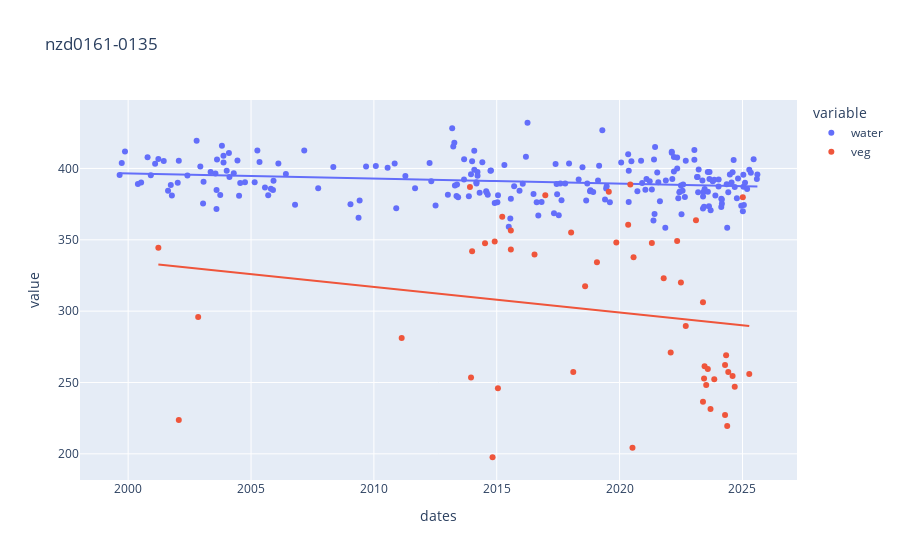

Source (notebook cell):
### Code cell
df = pd.DataFrame({"water": water, "veg": veg})
px.scatter(df, trendline="ols", title=transect_id)

### Figure 1 — Plotly figure (JSON) as saved in the notebook; plotly's stock layout.template omitted (floating-point values rounded to 4 significant figures; data arrays with more than 128 entries replaced by an {"elided": "..."} marker saying what was removed)
{"data": [{"hovertemplate": "variable=water<br>dates=%{x}<br>value=%{y}<extra></extra>", "legendgroup": "water", "marker": {"color": "#636efa", "symbol": "circle"}, "mode": "markers", "name": "water", "orientation": "v", "showlegend": true, "type": "scatter", "x": {"elided": "415 str values"}, "xaxis": "x", "y": {"elided": "415 float values"}, "yaxis": "y"}, {"hovertemplate": "<b>OLS trendline</b><br>value = -1.12475e-08 * dates + 407.094<br>R<sup>2</sup>=0.043544<br><br>variable=water<br>dates=%{x}<br>value=%{y} <b>(trend)</b><extra></extra>", "legendgroup": "water", "marker": {"color": "#636efa", "symbol": "circle"}, "mode": "lines", "name": "water", "showlegend": false, "type": "scatter", "x": {"elided": "216 str values"}, "xaxis": "x", "y": {"elided": "216 float values"}, "yaxis": "y"}, {"hovertemplate": "variable=veg<br>dates=%{x}<br>value=%{y}<extra></extra>", "legendgroup": "veg", "marker": {"color": "#EF553B", "symbol": "circle"}, "mode": "markers", "name": "veg", "orientation": "v", "showlegend": true, "type": "scatter", "x": {"elided": "415 str values"}, "xaxis": "x", "y": {"elided": "415 float values"}, "yaxis": "y"}, {"hovertemplate": "<b>OLS trendline</b><br>value = -5.68783e-08 * dates + 388.809<br>R<sup>2</sup>=0.035051<br><br>variable=veg<br>dates=%{x}<br>value=%{y} <b>(trend)</b><extra></extra>", "legendgroup": "veg", "marker": {"color": "#EF553B", "symbol": "circle"}, "mode": "lines", "name": "veg", "showlegend": false, "type": "scatter", "x": ["2001-03-24T22:01:59.000000000", "2002-01-22T22:01:04.000000000", "2002-11-06T21:59:41.000000000", "2011-02-17T21:56:00.000000000", "2013-11-28T22:13:49.000000000", "2013-12-14T22:13:45.000000000", "2013-12-30T22:13:37.000000000", "2014-07-10T22:11:40.000000000", "2014-10-30T22:11:58.000000000", "2014-12-01T22:12:24.000000000", "2015-01-18T22:12:12.000000000", "2015-03-23T22:11:45.000000000", "2015-07-29T22:11:25.000000000", "2015-07-29T22:11:49.000000000", "2016-07-15T22:12:10.000000000", "2016-12-22T22:12:03.000000000", "2018-01-10T22:11:54.000000000", "2018-02-11T22:11:38.000000000", "2018-08-06T22:11:34.000000000", "2019-01-29T22:11:59.000000000", "2019-07-24T22:11:48.000000000", "2019-11-13T22:12:34.000000000", "2020-05-07T22:11:36.000000000", "2020-06-08T22:11:47.000000000", "2020-07-10T22:12:03.000000000", "2020-07-26T22:12:08.000000000", "2021-04-24T22:11:49.000000000", "2021-10-17T22:12:14.000000000", "2022-01-29T22:12:05.000000000", "2022-05-05T22:11:55.000000000", "2022-06-30T22:12:27.000000000", "2022-09-10T22:12:03.000000000", "2023-02-09T22:12:09.000000000", "2023-05-24T22:11:17.000000000", "2023-05-24T22:11:41.000000000", "2023-06-09T22:11:36.000000000", "2023-06-17T22:11:41.000000000", "2023-07-11T22:11:48.000000000", "2023-08-04T22:12:04.000000000", "2023-09-13T22:11:53.000000000", "2023-11-08T22:12:20.000000000", "2024-04-16T22:11:19.000000000", "2024-04-16T22:11:43.000000000", "2024-05-02T22:11:32.000000000", "2024-05-18T22:10:55.000000000", "2024-06-03T22:11:17.000000000", "2024-08-06T22:11:45.000000000", "2024-09-07T22:12:07.000000000", "2025-01-05T22:11:55.000000000", "2025-04-11T22:12:05.000000000"], "xaxis": "x", "y": [332.8, 331.3, 329.8, 315.0, 310.0, 309.9, 309.8, 308.9, 308.3, 308.2, 307.9, 307.6, 307.0, 307.0, 305.3, 304.5, 302.6, 302.4, 301.6, 300.7, 299.9, 299.3, 298.4, 298.3, 298.1, 298.0, 296.7, 295.8, 295.3, 294.9, 294.6, 294.2, 293.5, 293.0, 293.0, 292.9, 292.9, 292.7, 292.6, 292.4, 292.1, 291.4, 291.4, 291.3, 291.2, 291.1, 290.8, 290.7, 290.1, 289.6], "yaxis": "y"}], "layout": {"legend": {"title": {"text": "variable"}, "tracegroupgap": 0}, "title": {"text": "nzd0161-0135"}, "xaxis": {"anchor": "y", "domain": [0, 1], "title": {"text": "dates"}}, "yaxis": {"anchor": "x", "domain": [0, 1], "title": {"text": "value"}}}}
